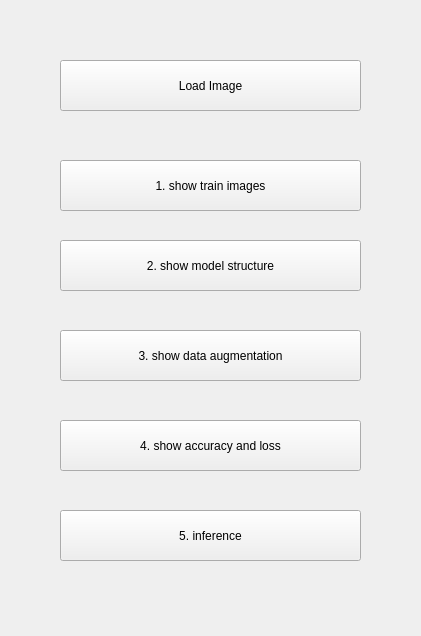
<?xml version="1.0" encoding="UTF-8"?>
<ui version="4.0">
 <class>Form</class>
 <widget class="QWidget" name="Form">
  <property name="geometry">
   <rect>
    <x>0</x>
    <y>0</y>
    <width>421</width>
    <height>636</height>
   </rect>
  </property>
  <property name="windowTitle">
   <string>Form</string>
  </property>
  <widget class="QPushButton" name="load_image_btn">
   <property name="geometry">
    <rect>
     <x>60</x>
     <y>60</y>
     <width>301</width>
     <height>51</height>
    </rect>
   </property>
   <property name="text">
    <string>Load Image</string>
   </property>
  </widget>
  <widget class="QPushButton" name="show_train_images_btn">
   <property name="geometry">
    <rect>
     <x>60</x>
     <y>160</y>
     <width>301</width>
     <height>51</height>
    </rect>
   </property>
   <property name="text">
    <string>1. show train images</string>
   </property>
  </widget>
  <widget class="QPushButton" name="show_model_structure_btn">
   <property name="geometry">
    <rect>
     <x>60</x>
     <y>240</y>
     <width>301</width>
     <height>51</height>
    </rect>
   </property>
   <property name="text">
    <string>2. show model structure</string>
   </property>
  </widget>
  <widget class="QPushButton" name="show_data_augmentation_btn">
   <property name="geometry">
    <rect>
     <x>60</x>
     <y>330</y>
     <width>301</width>
     <height>51</height>
    </rect>
   </property>
   <property name="text">
    <string>3. show data augmentation</string>
   </property>
  </widget>
  <widget class="QPushButton" name="show_accuracy_and_loss_btn">
   <property name="geometry">
    <rect>
     <x>60</x>
     <y>420</y>
     <width>301</width>
     <height>51</height>
    </rect>
   </property>
   <property name="text">
    <string>4. show accuracy and loss</string>
   </property>
  </widget>
  <widget class="QPushButton" name="inference_btn">
   <property name="geometry">
    <rect>
     <x>60</x>
     <y>510</y>
     <width>301</width>
     <height>51</height>
    </rect>
   </property>
   <property name="text">
    <string>5. inference</string>
   </property>
  </widget>
 </widget>
 <resources/>
 <connections/>
</ui>
